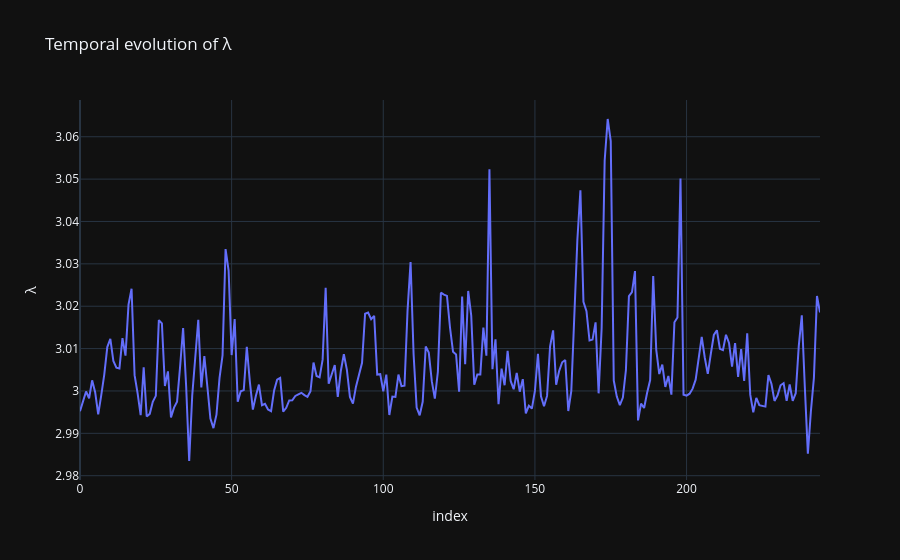

Notebook code for this chart:
### Code cell
df_lambda = pd.DataFrame({
    "Lambda": StackLambda
})

fig = px.line(
    df_lambda,
    y="Lambda",
    title="Temporal evolution of λ",
    labels={"Lambda": "λ"}
)

fig.show()

### Figure 1 — Plotly figure (JSON) as saved in the notebook; plotly's stock layout.template omitted (floating-point values rounded to 4 significant figures; data arrays with more than 128 entries replaced by an {"elided": "..."} marker saying what was removed)
{"data": [{"hovertemplate": "index=%{x}<br>λ=%{y}<extra></extra>", "legendgroup": "", "line": {"color": "#636efa", "dash": "solid"}, "marker": {"symbol": "circle"}, "mode": "lines", "name": "", "orientation": "v", "showlegend": false, "x": {"elided": "245 int values"}, "xaxis": "x", "y": {"elided": "245 float values"}, "yaxis": "y", "type": "scatter"}], "layout": {"xaxis": {"anchor": "y", "domain": [0.0, 1.0], "title": {"text": "index"}}, "yaxis": {"anchor": "x", "domain": [0.0, 1.0], "title": {"text": "λ"}}, "legend": {"tracegroupgap": 0}, "title": {"text": "Temporal evolution of λ"}}}
